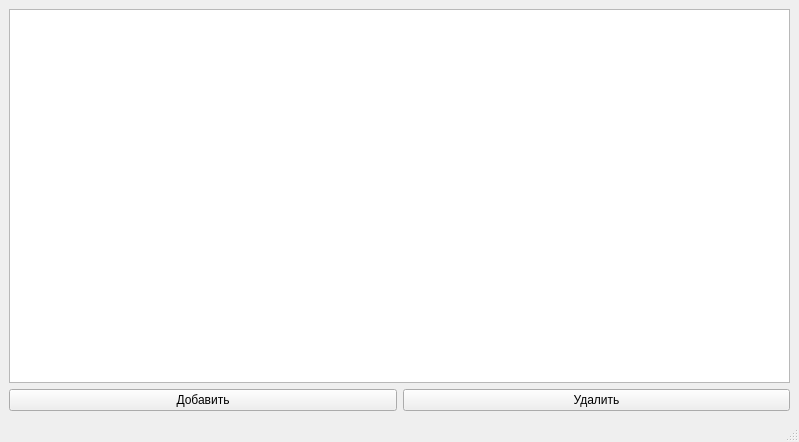
<?xml version="1.0" encoding="UTF-8"?>
<ui version="4.0">
 <class>TestGroupWindow</class>
 <widget class="QMainWindow" name="TestGroupWindow">
  <property name="geometry">
   <rect>
    <x>0</x>
    <y>0</y>
    <width>799</width>
    <height>442</height>
   </rect>
  </property>
  <property name="windowTitle">
   <string>MainWindow</string>
  </property>
  <widget class="QWidget" name="centralwidget">
   <layout class="QGridLayout" name="gridLayout">
    <item row="0" column="0">
     <layout class="QVBoxLayout" name="verticalLayout">
      <item>
       <widget class="QTableView" name="groupTable">
        <property name="editTriggers">
         <set>QAbstractItemView::NoEditTriggers</set>
        </property>
        <property name="selectionMode">
         <enum>QAbstractItemView::SingleSelection</enum>
        </property>
        <property name="selectionBehavior">
         <enum>QAbstractItemView::SelectRows</enum>
        </property>
       </widget>
      </item>
      <item>
       <layout class="QHBoxLayout" name="horizontalLayout">
        <item>
         <widget class="QPushButton" name="addGroupButton">
          <property name="text">
           <string>Добавить</string>
          </property>
         </widget>
        </item>
        <item>
         <widget class="QPushButton" name="removeGroupButton">
          <property name="text">
           <string>Удалить</string>
          </property>
         </widget>
        </item>
       </layout>
      </item>
     </layout>
    </item>
   </layout>
  </widget>
  <widget class="QMenuBar" name="menubar">
   <property name="geometry">
    <rect>
     <x>0</x>
     <y>0</y>
     <width>799</width>
     <height>26</height>
    </rect>
   </property>
  </widget>
  <widget class="QStatusBar" name="statusbar"/>
 </widget>
 <resources/>
 <connections/>
</ui>
